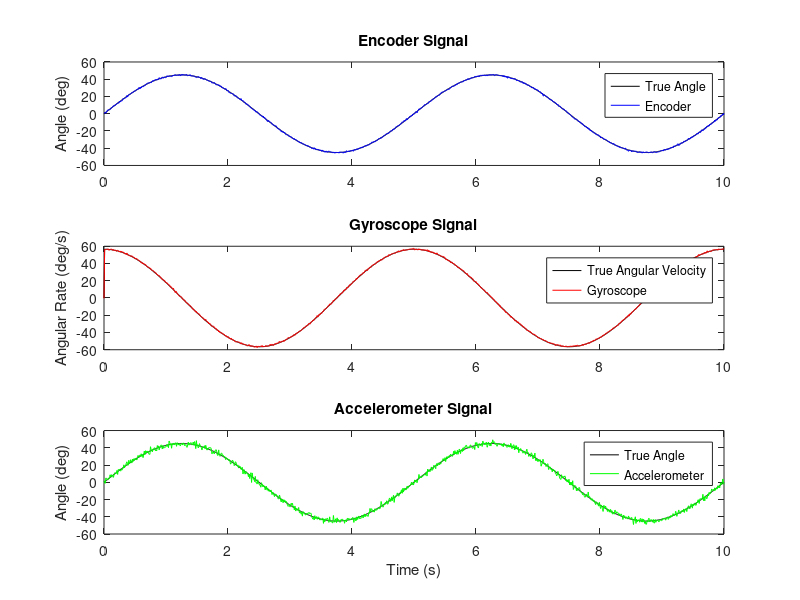

Recreate this plot in MATLAB.

% Sensor Fusion Simulation: IMU + Encoder for Angle Estimation (Step 1)
clear; clc; close all;

%% Parameters
fs = 100;               % Sampling frequency (Hz)
T = 10;                 % Duration (seconds)
t = 0:1/fs:T;           % Time vector

% True angle signal (sine wave motion)
true_angle = 45 * sin(2 * pi * 0.2 * t);  % +/-45 degrees

%% Simulate Encoder
encoder_resolution = 1024;               % ticks per revolution
quantization = 360 / encoder_resolution; % degrees per tick
encoder_noise = 0.5 * randn(size(t));    % encoder electrical noise
encoder_reading = round((true_angle + encoder_noise) / quantization) * quantization;

%% Simulate Gyroscope
gyro_bias = 0.2;                          % degrees/sec constant drift
gyro_noise = 0.5 * randn(size(t));       % random noise
gyro_rate = [0, diff(true_angle)*fs];    % angular velocity (deg/sec)
gyro_reading = gyro_rate + gyro_bias + gyro_noise;

%% Simulate Accelerometer
accel_noise = 2 * randn(size(t));        % more noisy than encoder
accel_reading = true_angle + accel_noise;

%% Plot All Sensors vs True Angle
figure('Name', 'Sensor Simulation – IMU + Encoder');
subplot(3,1,1);
plot(t, true_angle, 'k', t, encoder_reading, 'b');
legend('True Angle', 'Encoder');
ylabel('Angle (deg)');
title('Encoder Signal');

subplot(3,1,2);
plot(t, gyro_rate, 'k', t, gyro_reading, 'r');
legend('True Angular Velocity', 'Gyroscope');
ylabel('Angular Rate (deg/s)');
title('Gyroscope Signal');

subplot(3,1,3);
plot(t, true_angle, 'k', t, accel_reading, 'g');
legend('True Angle', 'Accelerometer');
xlabel('Time (s)');
ylabel('Angle (deg)');
title('Accelerometer Signal');
